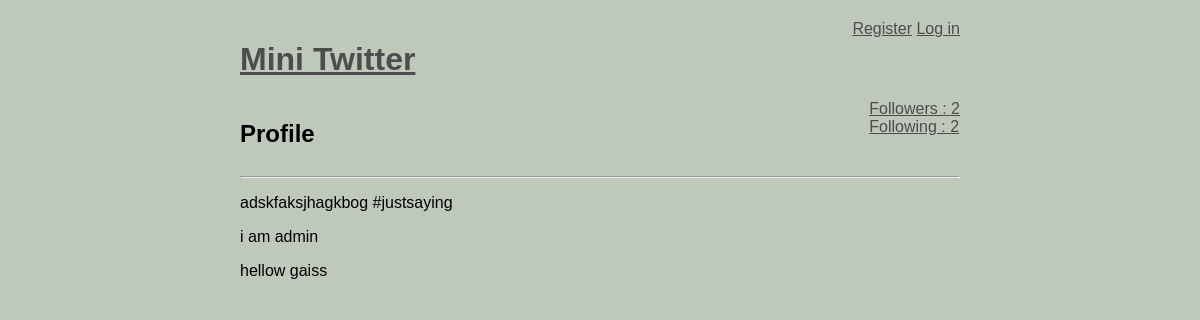
Screenshot of /user/admin with the database file from the repository.
### models.py (models this page shows, shortened)
class BaseModel(Model):
    class Meta:
        database = database

class Message(BaseModel):
    user          = ForeignKeyField(User, backref = 'messages')
    content       = TextField()
    published_at  = DateTimeField(default=datetime.datetime.now())

### routes.py (the view)
@app.route('/user/<username>')
def user_profile(username):
    user = getUserOrAbort(username)
    messages = user.messages.order_by(Message.published_at.desc())
    return render_template('profile.html', messages=messages, user=user)

### models.py (called while the page is built)
    def following(self):
        return(User.select()
                   .join(Relationship, on=Relationship.to_user)
                   .where(Relationship.from_user == self)
                   .order_by(User.username))

    def follower(self):
        return(User.select()
                   .join(Relationship, on=Relationship.from_user)
                   .where(Relationship.to_user == self)
                   .order_by(User.username))

### routes.py (called while the page is built)
@app.before_request
def before_request():
    database.connect()

@app.after_request
def after_request(response):
    database.close()
    return response

def get_current_user():
    if session.get('logged_in'):
        return User.get(User.id == session['user_id'])

def getUserOrAbort(username):
    try:
        return User.get(User.username == username)
    except User.DoesNotExist:
        abort(404)

@app.context_processor
def _inject_user():
    return{'active_user': get_current_user()}

### templates/profile.html (shortened to what this page needs)
{% extends "layout.html" %}
{% block body %}
    <div id="flexy">
        <div class="">
            <h2>Profile {{ username }}</h2>
        </div>
        <div class="">
            <a href="{{url_for('show_follower', username=user.username)}}">Followers : {{ user.follower() | length }} </a> <br>
            <a href="{{url_for('show_following', username=user.username)}}">Following : {{ user.following() | length }}</a>
        </div>
    </div>
    <hr>
    {% for message in messages %}
        <p> {{ message.content }}</p>
    {% endfor %}
{% endblock %}

### static/style.css (style rules this page uses)
body { background-color: rgb(190, 201, 188); margin: 0 auto; margin-top: 20px; width: 60%; font-family: sans-serif; }
a { color: rgb(77, 77, 77); }
header, #flexy { display: flex; justify-content: space-between; }

### rows the page displays
Message: content "adskfaksjhagkbog #justsaying"
Message: content "i am admin"
Message: content "hellow gaiss"

### other values shown
{{ user.follower() | length }} "2"
{{ user.following() | length }} "2"
